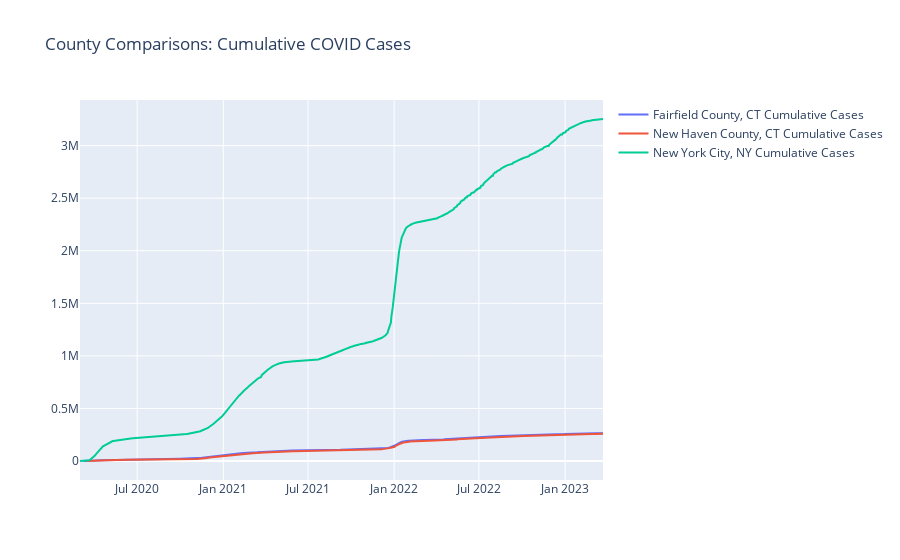

Notebook code for this chart:
### Code cell
fig = go.Figure()


fig.add_trace(go.Scatter(
    x=fc['date'],
    y=fc['cases'],
    name='Fairfield County, CT Cumulative Cases'
))

fig.add_trace(go.Scatter(
    x=nhc['date'],
    y=nhc['cases'],
    name='New Haven County, CT Cumulative Cases'
))


fig.add_trace(go.Scatter(
    x=nyc['date'],
    y=nyc['cases'],
    name='New York City, NY Cumulative Cases'
))
fig.update_layout(hovermode='x', title='County Comparisons: Cumulative COVID Cases')
#py.plot(fig, filename = 'covid-county-cumulative', sharing='secret', auto_open=True)
fig.show()

### Figure 1 — Plotly figure (JSON) as saved in the notebook; plotly's stock layout.template omitted (floating-point values rounded to 4 significant figures; data arrays with more than 128 entries replaced by an {"elided": "..."} marker saying what was removed)
{"data": [{"name": "Fairfield County, CT Cumulative Cases", "type": "scatter", "x": {"elided": "1111 str values"}, "y": {"elided": "1111 int values"}}, {"name": "New Haven County, CT Cumulative Cases", "type": "scatter", "x": {"elided": "1105 str values"}, "y": {"elided": "1105 int values"}}, {"name": "New York City, NY Cumulative Cases", "type": "scatter", "x": {"elided": "1118 str values"}, "y": {"elided": "1118 int values"}}], "layout": {"autosize": true, "hovermode": "x", "title": {"text": "County Comparisons: Cumulative COVID Cases"}, "xaxis": {"autorange": true, "range": ["2020-03-01", "2023-03-23"], "type": "date"}, "yaxis": {"autorange": true, "range": [-180700.0, 3434000.0], "type": "linear"}}}
